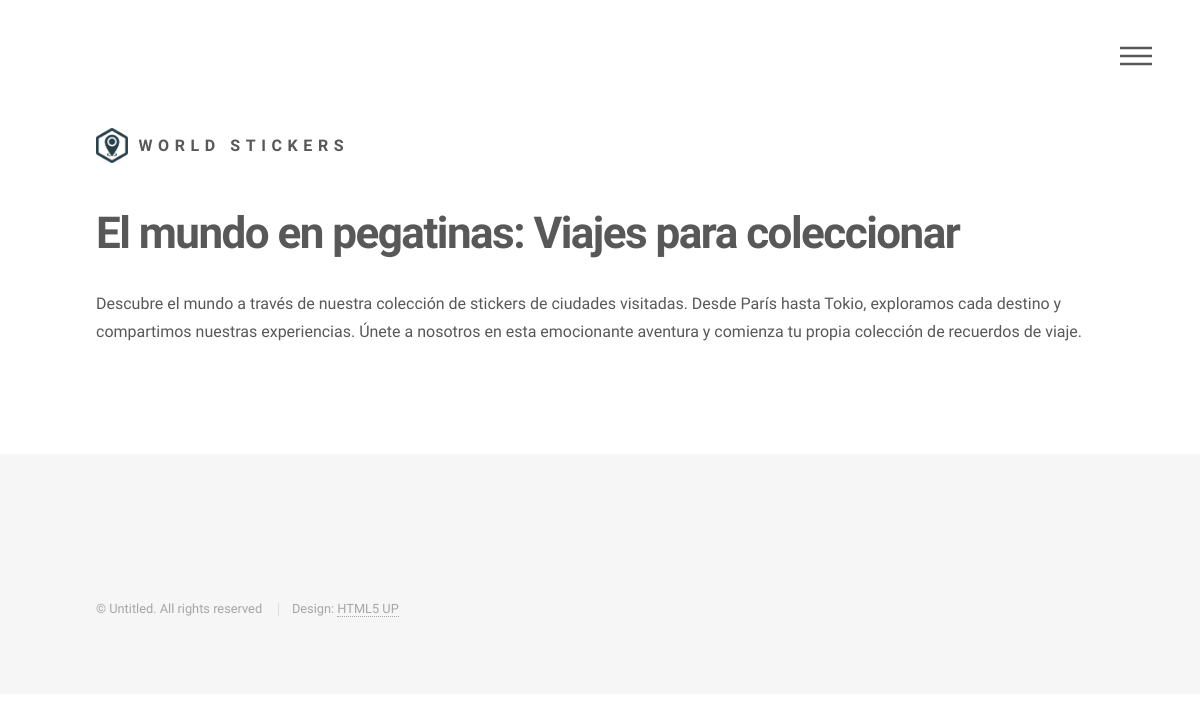
Before: /home/ with the older database file.
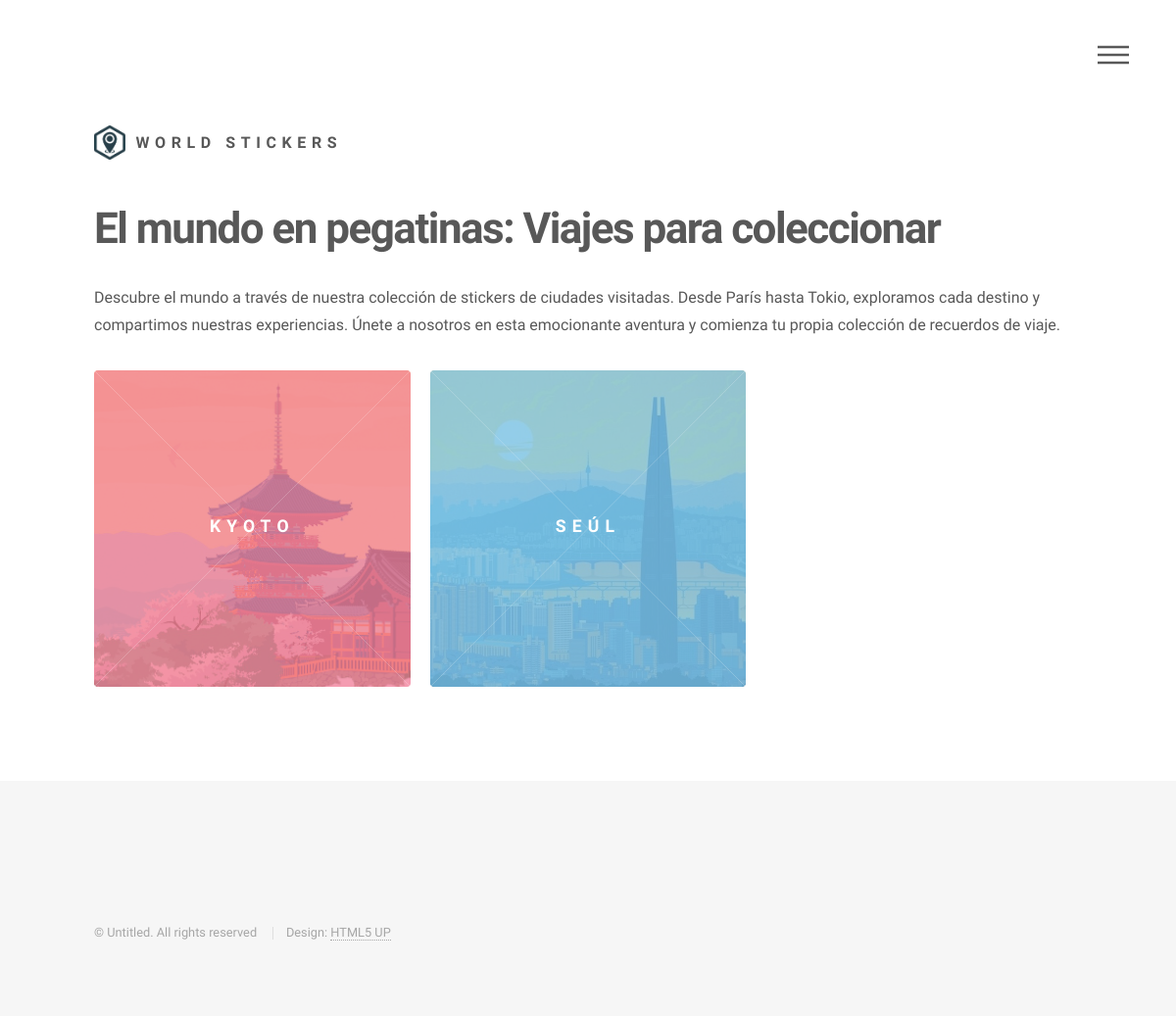
After: the same page with the newer database file.
### blogApp/models.py (models this page shows)
class BlogEntry(models.Model):
    title = models.CharField(max_length=120)
    subtitle = models.CharField(max_length=120)
    introduction = models.CharField(max_length=5000)
    content_list = models.JSONField(default=list, null=True)
    resume = models.CharField(max_length=5000, null=True)
    author = models.CharField(max_length=120, default="Anonimo")
    imgUrl = models.CharField(max_length=100, null=True)
    imgLogo= models.CharField(max_length=100, null=True)
    date = models.DateField()

### blogApp/views.py (the view)
# urls.py: path("home/", views.home, name="home"),
def home(request):
    entries = BlogEntry.objects.all()
    template = loader.get_template("index.html")
    dictionary = {"entries": entries}
    document = template.render(dictionary)
    return HttpResponse(document)

### blogApp/templates/index.html (shortened to what this page needs)
<html>
  <head>
    {% load static %}
    <link href="{% static 'css/main.css' %}" rel="stylesheet" />
  </head>
  <body class="is-preload">
    <div id="wrapper">
      <header id="header">
        <div class="inner">
          <a href="../" class="logo">
            <span class="symbol"
              ><img src="{% static 'assets/logo.png' %}" alt="" /></span
            ><span class="title">World stickers</span>
          </a>
          <nav>
            <ul>
              <li><a href="#menu">Menu</a></li>
            </ul>
          </nav>
        </div>
      </header>
      {% block mainContent %}
      <div id="main">
        <div class="inner">
          <header>
            <h1>
				El mundo en pegatinas: Viajes para coleccionar
            </h1>
            <p>
				Descubre el mundo a través de nuestra colección de stickers de ciudades visitadas. Desde París hasta Tokio, exploramos cada destino y compartimos nuestras experiencias. Únete a nosotros en esta emocionante aventura y comienza tu propia colección de recuerdos de viaje.
            </p>
          </header>
          <section class="tiles">
			{% for entry in entries %}
			<article class="style{{ forloop.counter }}">
				<span class="image">
				  <img src="{% static 'assets/' %}{{ entry.imgLogo }}"  alt="{{ entry.imgLogo }}" alt="" />
				</span>
				<a href="../pages/{{entry.id}}">
				  <h2>{{entry.title}}</h2>
				</a>
			  </article>
			{% endfor %}
          </section>
        </div>
      </div>
      {% endblock %}
      <footer id="footer">
        <div class="inner">
          <ul class="copyright">
            <li>&copy; Untitled. All rights reserved</li>
            <li>Design: <a href="http://html5up.net">HTML5 UP</a></li>
          </ul>
        </div>
      </footer>
    </div>
  </body>
</html>

Changed rows visible on the page:
added BlogEntry: imgLogo (picture), title "KYOTO"
added BlogEntry: imgLogo (picture), title "SEÚL"
